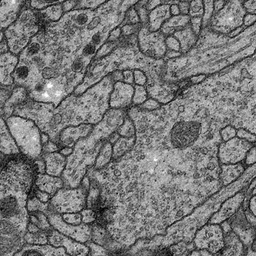
#> input picture data/test/4.png, 256 x 256 px, shrunk from 512 x 512 before the run, found by its file name
$ jupyter execute kmeans.ipynb
#> lines starting #> are read from the running program, lines starting #| are printed output that depends on the picture; after the words box and inside, x2 and y2 are one past the last pixel; in counts of white or black regions, pixels touching at a corner belong together
[cell 1]
import numpy as np
from PIL import Image
import random
import matplotlib.pyplot as plt

[cell 2]
im = Image.open('imagez/4.png').convert('L')
#> im is the input picture: PIL image 256x256 L; min 0, max 255, mean 119.5
image_array = np.asarray(im)

starting_centroids_0 = random.randint(0, 255)
starting_centroids_1 = random.randint(0, 255)
centroid_0_avg = 0
centroid_1_avg = 1
num_iters = 30

hist, bins = np.histogram(image_array, 256, [0, 256])
#> hist = 256 values, max 648 at index 150, min 0 at index 223, mean 256; bins = 257 values from 0 to 256

[cell 3]
for k in range(num_iters):
  if(k == 0): #Initial segmentation
    centre_0 = starting_centroids_0
    centre_1 = starting_centroids_1
  else:
    centre_0 = centroid_0_avg
    centre_1 = centroid_1_avg
  w0_centroid = list()
  w1_centroid = list()
  point_0_centroid = list()
  point_1_centroid = list()
  sum_0 = 0
  sum_1 = 0
  for index, value in enumerate(hist):
    if(abs(index - centre_0) < abs(index - centre_1)):
      point_0_centroid.append(index)
      w0_centroid.append(value)
      sum_0 = sum_0 + (index * value)
    else:
      point_1_centroid.append(index)
      w1_centroid.append(value)
      sum_1 = sum_1 + (index * value)
  centroid_0_avg = sum_0 // sum(w0_centroid)
  centroid_1_avg = sum_1 // sum(w1_centroid)

[cell 4]
result = np.zeros((np.shape(image_array)[0], np.shape(image_array)[1]))

for i in range(np.shape(image_array)[0]):
  for j in range(np.shape(image_array)[1]):
    if(image_array[i][j] in point_0_centroid):
      result[i][j] = int(0)
    else:
      result[i][j] = int(1)
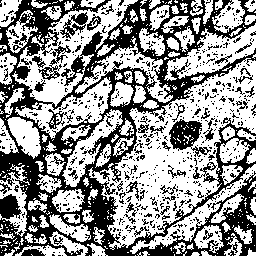
#> result: shape (256, 256) float64; values 0 (black) and 1 (white), 58% white; 762 black regions (705 under 20 px), largest, box (x1, y1, x2, y2) and area: (0, 0, 256, 256) 21492, (169, 119, 211, 157) 738, (38, 41, 71, 80) 310

[cell 5]
plt.imshow(result, cmap="Greys_r")
plt.colorbar()
plt.show()
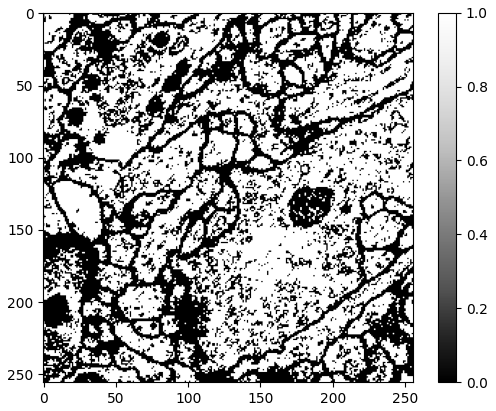
#> figure drawn by matplotlib, 2 panels

$ run again, with data/test/0.png copied over data/test/4.png
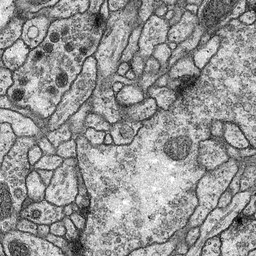
#> input picture data/test/0.png, 256 x 256 px, shrunk from 512 x 512 before the run, found by its file name
#> im is the input picture: PIL image 256x256 L; min 0, max 255, mean 148.8
#> hist = 256 values, max 548 at index 177, min 0 at index 10, mean 256; bins = 257 values from 0 to 256
#> after the loop `for i in range(np.shape(image_array)[0]):`:
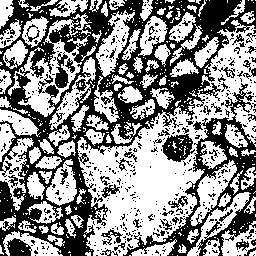
#> result: shape (256, 256) float64; values 0 (black) and 1 (white), 55.2% white; 596 black regions (546 under 20 px), largest, box (x1, y1, x2, y2) and area: (0, 0, 256, 256) 19874, (123, 83, 256, 256) 4576, (162, 134, 195, 162) 570
#> `plt.show()`:
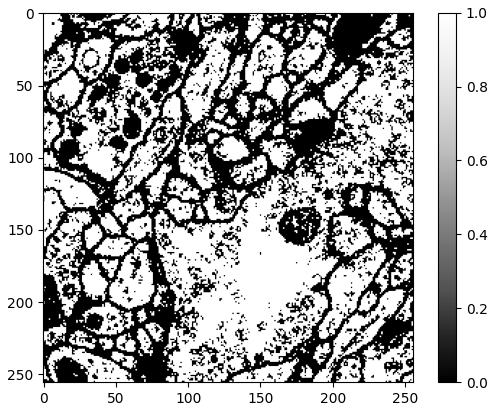
#> figure drawn by matplotlib, 2 panels

$ run again, with data/test/1.png copied over data/test/4.png
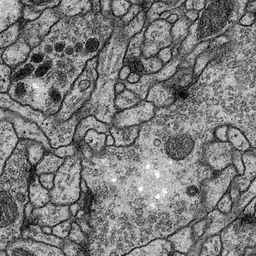
#> input picture data/test/1.png, 256 x 256 px, shrunk from 512 x 512 before the run, found by its file name
#> im is the input picture: PIL image 256x256 L; min 0, max 255, mean 123
#> hist = 256 values, max 552 at index 142, min 2 at index 235, mean 256; bins = 257 values from 0 to 256
#> after the loop `for i in range(np.shape(image_array)[0]):`:
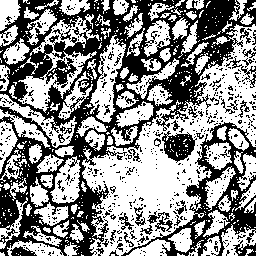
#> result: shape (256, 256) float64; values 0 (black) and 1 (white), 55.2% white; 676 black regions (626 under 20 px), largest, box (x1, y1, x2, y2) and area: (0, 0, 256, 256) 20727, (121, 122, 256, 256) 3759, (162, 131, 197, 163) 637
#> `plt.show()`:
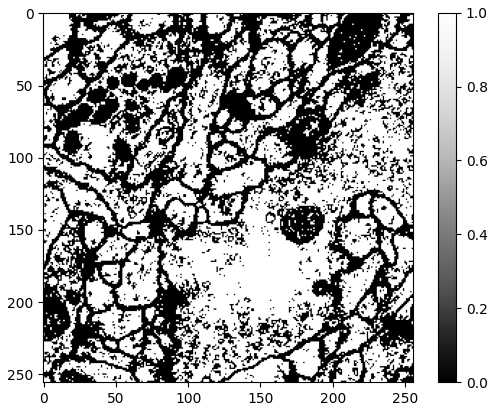
#> figure drawn by matplotlib, 2 panels

$ run again, with data/test/10.png copied over data/test/4.png
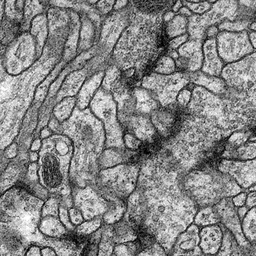
#> input picture data/test/10.png, 256 x 256 px, shrunk from 512 x 512 before the run, found by its file name
#> im is the input picture: PIL image 256x256 L; min 0, max 255, mean 133.7
#> hist = 256 values, max 516 at index 130, min 4 at index 1, mean 256; bins = 257 values from 0 to 256
#> after the loop `for i in range(np.shape(image_array)[0]):`:
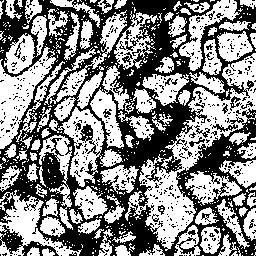
#> result: shape (256, 256) float64; values 0 (black) and 1 (white), 53.4% white; 647 black regions (622 under 20 px), largest, box (x1, y1, x2, y2) and area: (0, 0, 256, 256) 27269, (0, 225, 59, 256) 559, (230, 96, 242, 111) 68
#> `plt.show()`:
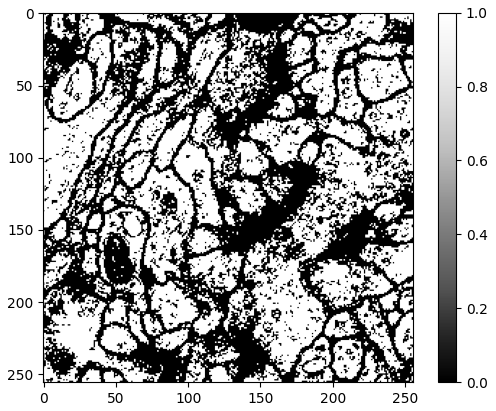
#> figure drawn by matplotlib, 2 panels
